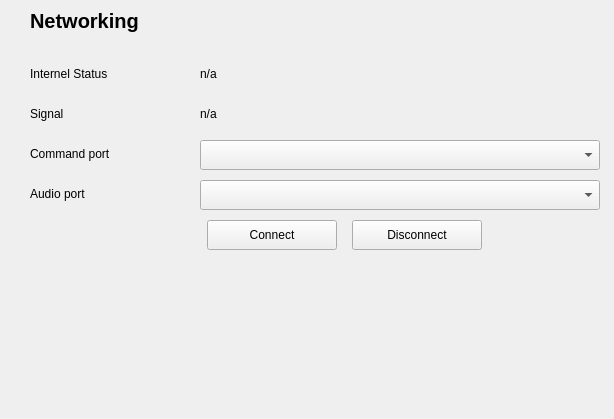
<?xml version="1.0" encoding="UTF-8"?>
<ui version="4.0">
 <class>networkForm</class>
 <widget class="QWidget" name="networkForm">
  <property name="geometry">
   <rect>
    <x>0</x>
    <y>0</y>
    <width>614</width>
    <height>419</height>
   </rect>
  </property>
  <property name="windowTitle">
   <string>Form</string>
  </property>
  <widget class="QPushButton" name="network_connect">
   <property name="geometry">
    <rect>
     <x>207</x>
     <y>220</y>
     <width>130</width>
     <height>30</height>
    </rect>
   </property>
   <property name="text">
    <string>Connect</string>
   </property>
   <property name="type" stdset="0">
    <string>typeA</string>
   </property>
  </widget>
  <widget class="QPushButton" name="network_disconnect">
   <property name="geometry">
    <rect>
     <x>352</x>
     <y>220</y>
     <width>130</width>
     <height>30</height>
    </rect>
   </property>
   <property name="text">
    <string>Disconnect</string>
   </property>
   <property name="type" stdset="0">
    <string>typeA</string>
   </property>
  </widget>
  <widget class="QLabel" name="network_operator">
   <property name="geometry">
    <rect>
     <x>200</x>
     <y>60</y>
     <width>200</width>
     <height>27</height>
    </rect>
   </property>
   <property name="text">
    <string>n/a</string>
   </property>
  </widget>
  <widget class="QLabel" name="network_signal">
   <property name="geometry">
    <rect>
     <x>200</x>
     <y>100</y>
     <width>200</width>
     <height>27</height>
    </rect>
   </property>
   <property name="text">
    <string>n/a</string>
   </property>
  </widget>
  <widget class="QLabel" name="label">
   <property name="geometry">
    <rect>
     <x>30</x>
     <y>60</y>
     <width>150</width>
     <height>27</height>
    </rect>
   </property>
   <property name="text">
    <string>Internel Status</string>
   </property>
  </widget>
  <widget class="QLabel" name="label_2">
   <property name="geometry">
    <rect>
     <x>30</x>
     <y>100</y>
     <width>150</width>
     <height>27</height>
    </rect>
   </property>
   <property name="text">
    <string>Signal</string>
   </property>
  </widget>
  <widget class="QLabel" name="label_7">
   <property name="geometry">
    <rect>
     <x>30</x>
     <y>9</y>
     <width>230</width>
     <height>24</height>
    </rect>
   </property>
   <property name="font">
    <font>
     <pointsize>15</pointsize>
     <weight>75</weight>
     <bold>true</bold>
    </font>
   </property>
   <property name="text">
    <string>Networking</string>
   </property>
  </widget>
  <widget class="QComboBox" name="network_cport">
   <property name="geometry">
    <rect>
     <x>200</x>
     <y>140</y>
     <width>400</width>
     <height>30</height>
    </rect>
   </property>
  </widget>
  <widget class="QComboBox" name="network_aport">
   <property name="geometry">
    <rect>
     <x>200</x>
     <y>180</y>
     <width>400</width>
     <height>30</height>
    </rect>
   </property>
  </widget>
  <widget class="QLabel" name="label_3">
   <property name="geometry">
    <rect>
     <x>30</x>
     <y>140</y>
     <width>151</width>
     <height>27</height>
    </rect>
   </property>
   <property name="text">
    <string>Command port</string>
   </property>
  </widget>
  <widget class="QLabel" name="label_4">
   <property name="geometry">
    <rect>
     <x>30</x>
     <y>180</y>
     <width>151</width>
     <height>27</height>
    </rect>
   </property>
   <property name="text">
    <string>Audio port</string>
   </property>
  </widget>
 </widget>
 <resources/>
 <connections/>
</ui>
